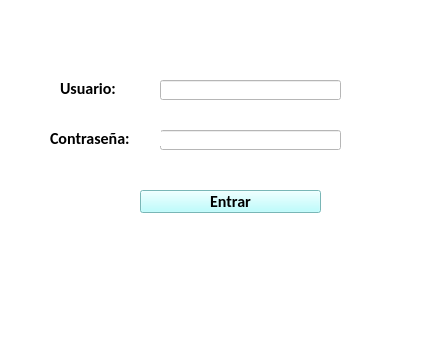
<?xml version="1.0" encoding="UTF-8"?>
<ui version="4.0">
 <class>MainWindow</class>
 <widget class="QMainWindow" name="MainWindow">
  <property name="geometry">
   <rect>
    <x>0</x>
    <y>0</y>
    <width>425</width>
    <height>344</height>
   </rect>
  </property>
  <property name="windowTitle">
   <string>Acceso</string>
  </property>
  <property name="windowIcon">
   <iconset>
    <normaloff>../Fpia/visualizacion-de-datos-y-aplicaciones-de-escritorio-producto-integrador-de-aprendizaje-main/recursos/2.png</normaloff>../Fpia/visualizacion-de-datos-y-aplicaciones-de-escritorio-producto-integrador-de-aprendizaje-main/recursos/2.png</iconset>
  </property>
  <property name="styleSheet">
   <string notr="true">background-color: rgb(255, 255, 255);</string>
  </property>
  <widget class="QWidget" name="centralwidget">
   <widget class="QPushButton" name="boton_acceso">
    <property name="geometry">
     <rect>
      <x>140</x>
      <y>190</y>
      <width>181</width>
      <height>23</height>
     </rect>
    </property>
    <property name="font">
     <font>
      <family>Calibri</family>
      <pointsize>12</pointsize>
      <weight>75</weight>
      <bold>true</bold>
     </font>
    </property>
    <property name="cursor">
     <cursorShape>PointingHandCursor</cursorShape>
    </property>
    <property name="styleSheet">
     <string notr="true">background-color: rgb(170, 255, 255);</string>
    </property>
    <property name="text">
     <string>Entrar</string>
    </property>
   </widget>
   <widget class="QLineEdit" name="campo_usuario">
    <property name="geometry">
     <rect>
      <x>160</x>
      <y>80</y>
      <width>181</width>
      <height>20</height>
     </rect>
    </property>
    <property name="font">
     <font>
      <family>Calibri</family>
      <pointsize>12</pointsize>
     </font>
    </property>
   </widget>
   <widget class="QLineEdit" name="campo_contrasenia">
    <property name="geometry">
     <rect>
      <x>160</x>
      <y>130</y>
      <width>181</width>
      <height>20</height>
     </rect>
    </property>
    <property name="font">
     <font>
      <family>Calibri</family>
      <pointsize>12</pointsize>
     </font>
    </property>
    <property name="echoMode">
     <enum>QLineEdit::Password</enum>
    </property>
   </widget>
   <widget class="QLabel" name="label_2">
    <property name="geometry">
     <rect>
      <x>60</x>
      <y>80</y>
      <width>91</width>
      <height>16</height>
     </rect>
    </property>
    <property name="font">
     <font>
      <family>Calibri</family>
      <pointsize>12</pointsize>
      <weight>75</weight>
      <bold>true</bold>
     </font>
    </property>
    <property name="text">
     <string>Usuario:</string>
    </property>
   </widget>
   <widget class="QLabel" name="label_4">
    <property name="geometry">
     <rect>
      <x>50</x>
      <y>130</y>
      <width>111</width>
      <height>16</height>
     </rect>
    </property>
    <property name="font">
     <font>
      <family>Calibri</family>
      <pointsize>12</pointsize>
      <weight>75</weight>
      <bold>true</bold>
     </font>
    </property>
    <property name="text">
     <string>Contraseña:</string>
    </property>
   </widget>
   <widget class="QLabel" name="alerta_acceso">
    <property name="geometry">
     <rect>
      <x>160</x>
      <y>280</y>
      <width>181</width>
      <height>16</height>
     </rect>
    </property>
    <property name="styleSheet">
     <string notr="true">font-color: rgb(255, 0, 0);</string>
    </property>
    <property name="text">
     <string/>
    </property>
   </widget>
  </widget>
  <widget class="QMenuBar" name="menubar">
   <property name="geometry">
    <rect>
     <x>0</x>
     <y>0</y>
     <width>425</width>
     <height>26</height>
    </rect>
   </property>
  </widget>
  <widget class="QStatusBar" name="statusbar"/>
 </widget>
 <tabstops>
  <tabstop>campo_usuario</tabstop>
  <tabstop>campo_contrasenia</tabstop>
  <tabstop>boton_acceso</tabstop>
 </tabstops>
 <resources/>
 <connections/>
</ui>
